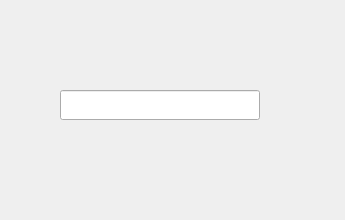
<?xml version="1.0" encoding="UTF-8"?>
<ui version="4.0">
 <class>Widget</class>
 <widget class="QWidget" name="Widget">
  <property name="geometry">
   <rect>
    <x>0</x>
    <y>0</y>
    <width>345</width>
    <height>220</height>
   </rect>
  </property>
  <property name="windowTitle">
   <string>Widget</string>
  </property>
  <widget class="QLineEdit" name="lineEdit">
   <property name="geometry">
    <rect>
     <x>60</x>
     <y>90</y>
     <width>200</width>
     <height>30</height>
    </rect>
   </property>
   <property name="minimumSize">
    <size>
     <width>200</width>
     <height>30</height>
    </size>
   </property>
   <property name="maximumSize">
    <size>
     <width>200</width>
     <height>30</height>
    </size>
   </property>
  </widget>
 </widget>
 <resources/>
 <connections/>
</ui>
